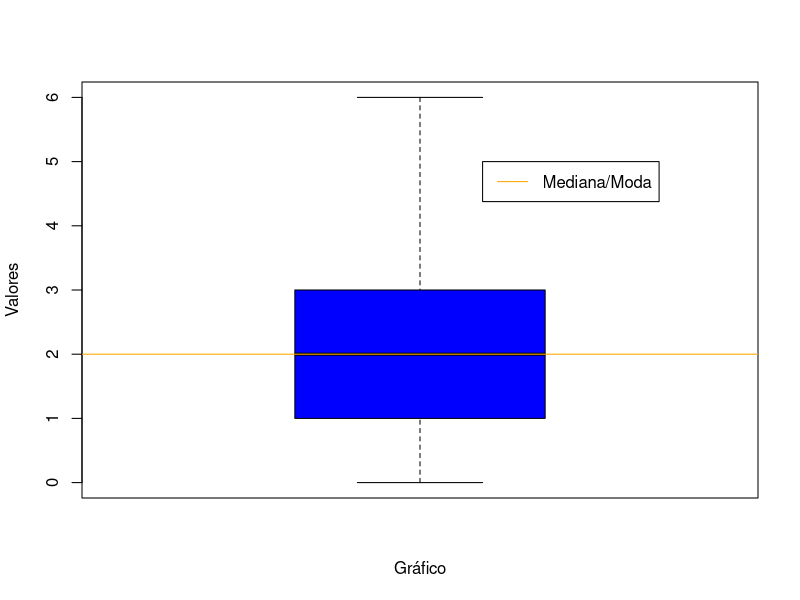

Source code (R):
library(readxl)
exercicio3 = read_excel("./dados/exercicio3.xls")
x = exercicio3$`Número de filhos`

#MEDIANA ----------------
mediana = median(x)
print(mediana)

#MODA ----------------
getmode <- function(v) {
  uniqv <- unique(v)
  uniqv[which.max(tabulate(match(v, uniqv)))]
}
v <- x
moda = getmode(v)
print(moda)

boxplot(exercicio3, col = "blue", horizontal = FALSE, xlab = "Gráfico", ylab = "Valores")
abline(h = mediana, col = "orange")

legend(1.1, 5, legend = c( "Mediana/Moda"), col = c("orange","yellow"), lty = 1:1)

